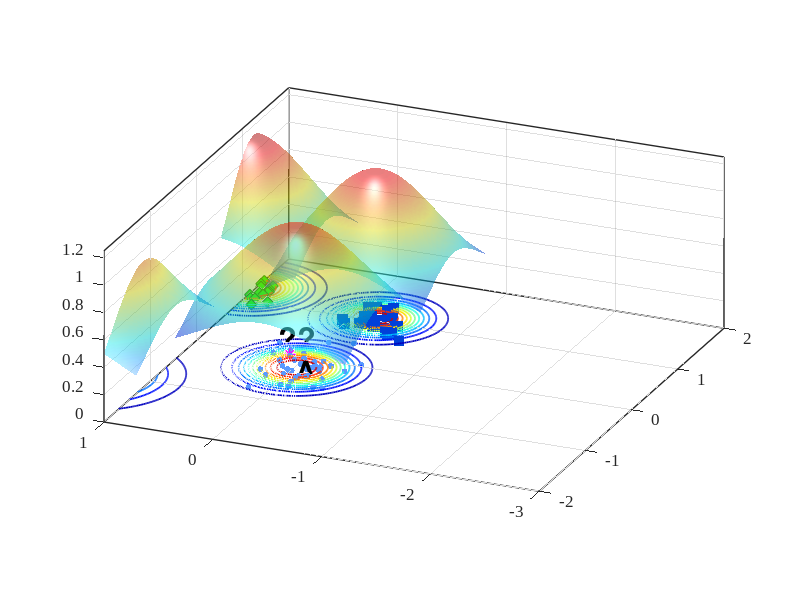

Write the MATLAB code that produced this figure.
%% Reproduce EVM-style demo figure (no toolboxes)
clear; close all; clc; rng(7);

% ---------- 1) 合成四类二维数据 ----------
% 类中心（大致对应图中位置）
C_star  = [-1.15  1.55];   % 红色星
C_diam  = [ 1.25  1.05];   % 绿色菱形
C_square= [ 1.05 -0.20];   % 蓝色方块
C_dot   = [-0.20  0.00];   % 蓝色小点（被 A 标注影响的那簇）

% 协方差（控制每簇形状）
S = @(sx,sy,rho)[sx^2 rho*sx*sy; rho*sx*sy sy^2];
Sig_star   = S(0.18,0.20, 0.05);
Sig_diam   = S(0.22,0.18,-0.10);
Sig_square = S(0.20,0.16, 0.05);
Sig_dot    = S(0.25,0.18, 0.00);

% 从高斯采样（不用 mvnrnd）
sample = @(N,mu,SIG) (randn(N,2)*chol(SIG,'lower') + mu);

X_star   = sample(12,C_star,   Sig_star);
X_diam   = sample(30,C_diam,   Sig_diam);
X_square = sample(28,C_square, Sig_square);
X_dot    = sample(45,C_dot,    Sig_dot);

% 加一个“离群星”靠近 A（见原图左中）
X_star = [X_star; 0.02 0.15];

% ---------- 2) 底面散点与样式 ----------
figure('Color','w','Position',[100,100,800,600]);
hold on; box on; grid on;
z0 = 0; % 所有散点都放在 z=0 的平面

scatter3(X_dot(:,1),   X_dot(:,2),   z0+zeros(size(X_dot,1),1),   18, [0.35 0.60 1.00], 'filled');  % 蓝色小点
scatter3(X_diam(:,1),  X_diam(:,2),  z0+zeros(size(X_diam,1),1),  60, 'g', 'd', 'filled', 'MarkerEdgeColor',[0 0.45 0]); % 绿菱形
scatter3(X_square(:,1),X_square(:,2),z0+zeros(size(X_square,1),1),60, [0 0.25 0.85], 's', 'filled'); % 蓝方块
scatter3(X_star(:,1),  X_star(:,2),  z0+zeros(size(X_star,1),1),  70, [1 0 1], '*', 'LineWidth',1.0); % 洋红星

% ---------- 3) ψ-model 等值环（彩色同心） ----------
% 采用带形状参的径向函数 psi(r) = exp(-(r/s)^t)
psi = @(X,Y,cx,cy,s,t) exp( - ( sqrt((X-cx).^2 + (Y-cy).^2) ./ s ).^t );

% 选几处“极端向量/代表点”（包含 A 所在）
EV = [ -0.23 -0.02 ;   % A 对应蓝点极端向量
        1.06 -0.22 ;   % 蓝方块
        1.28  1.03 ;   % 绿菱形
       -1.05  1.55 ];  % 红星
scale = [0.42, 0.36, 0.40, 0.48];   % 各自 scale
shape = [2.6,  2.2,  2.4,  2.0];    % 各自 shape

% 网格
[xg,yg] = meshgrid(linspace(-3,3,400));
colormap(jet); caxis([0 1]);

% 等高线层级（红到蓝：高到低）
levels = linspace(1.0,0.05,12);

for k = 1:size(EV,1)
    Z = psi(xg,yg,EV(k,1),EV(k,2),scale(k),shape(k));
    [~, h] = contour(xg,yg,Z,levels);    % 直接画在底面，保持颜色映射
    set(h,'LineWidth',1.25);

    % 将等高线明确压到 z=0（兼容不同 MATLAB 版本）
    ch = get(h,'Children');
    for ic = 1:numel(ch)
        zd = get(ch(ic),'ZData');
        if ~isempty(zd)
            set(ch(ic),'ZData',zeros(size(zd))); % 强制贴在 z=0
        end
    end
end

% 标出 A 与问号
text(-0.34,-0.06,0.02,'A','FontWeight','bold','FontSize',20,'Color','k');
text( 0.25, 0.35,0.03,'??','FontWeight','bold','FontSize',22,'Color','k');
text( 2.90,-0.05,0.03,'?','FontWeight','bold','FontSize',22,'Color','k');

% ---------- 4) 上方半透明“钟形面”（表示类支持/概率） ----------
% 用四个高斯穹顶，中心与各簇一致
gauss2 = @(X,Y,cx,cy,s) exp(-((X-cx).^2 + (Y-cy).^2)/(2*s^2));
tops  = {C_star, C_diam, C_square, C_dot};
sigT  = [0.65 0.55 0.55 0.60];
amp   = [1.05 0.95 0.90 0.85];

% 抬高穹顶，并缩小每个穹顶的覆盖范围（为每个穹顶使用局部网格）
zlift      = 0.18;   % 统一抬高量（不改变颜色映射）
spanFactor = 1.3;    % 每个穹顶半宽 = spanFactor * sigma（越小覆盖越小）
gridN      = 121;    % 局部网格分辨率

for i=1:4
    cx = tops{i}(1); cy = tops{i}(2);
    span = spanFactor * sigT(i);
    [xgi,ygi] = meshgrid(linspace(cx - span, cx + span, gridN), ...
                         linspace(cy - span, cy + span, gridN));

    Zt = amp(i) * gauss2(xgi,ygi,cx,cy,sigT(i));
    % 用 Zt 作为颜色，Zt+zlift 作为高度，从而抬高且保留原色
    s1 = surf(xgi,ygi, Zt + zlift, Zt, 'EdgeColor','none', 'FaceAlpha',0.5);
end
shading interp; camlight headlight; lighting gouraud;

% ---------- 5) 轴、视角与观感 ----------
xlim([-2 2]); ylim([-3 1]); zlim([0 1.25]); view(-67,22);
axis vis3d; daspect([1 1 0.8]);
set(gca,'FontName','Times New Roman','FontSize',12,'LineWidth',1);
% xlabel('x'); ylabel('y'); zlabel('score / \psi');

% 网格和背景风格
grid on; 
% set(gca,'GridAlpha',0.2,'MinorGridAlpha',0.2);
